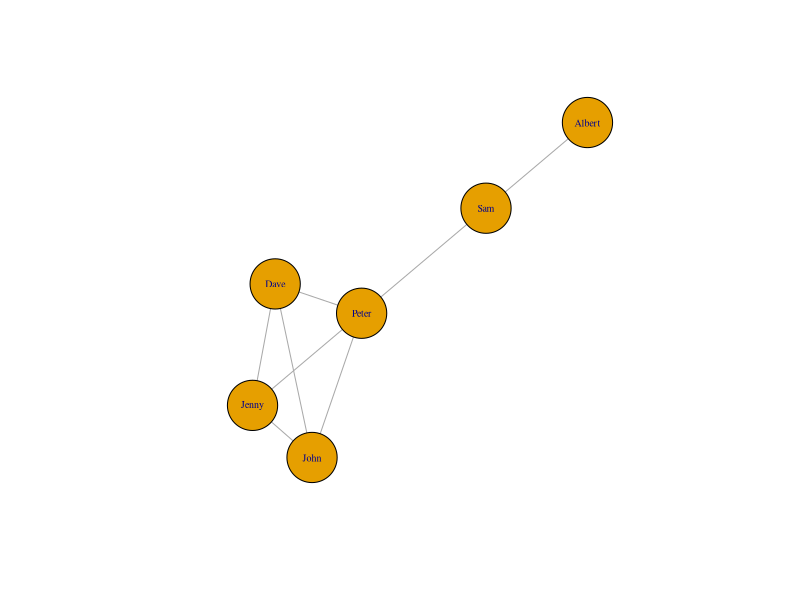
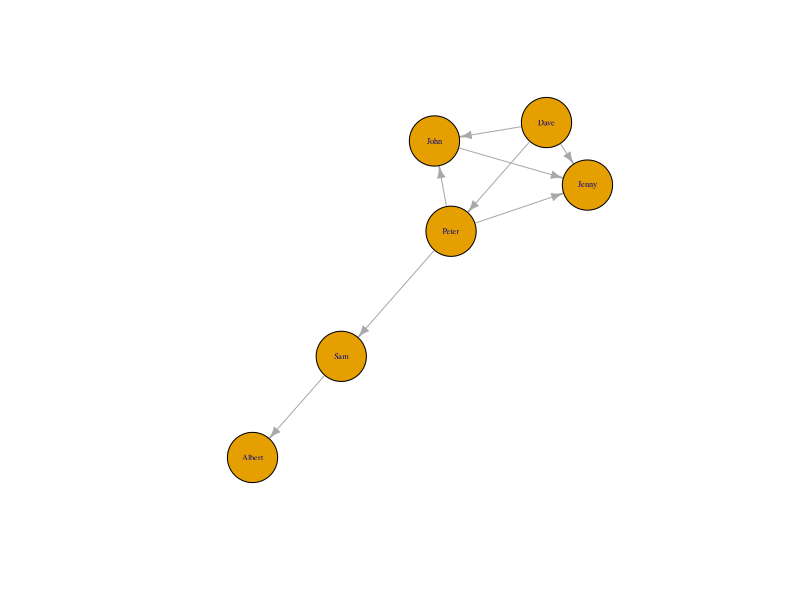
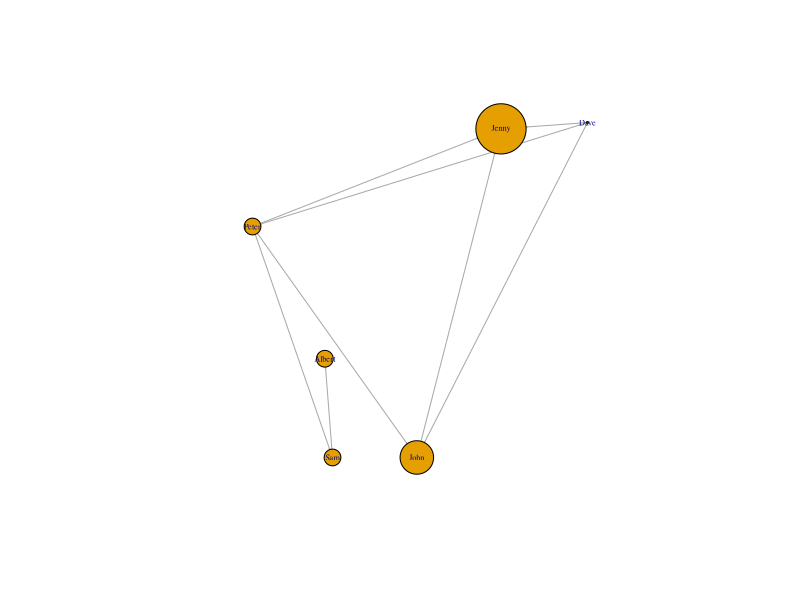
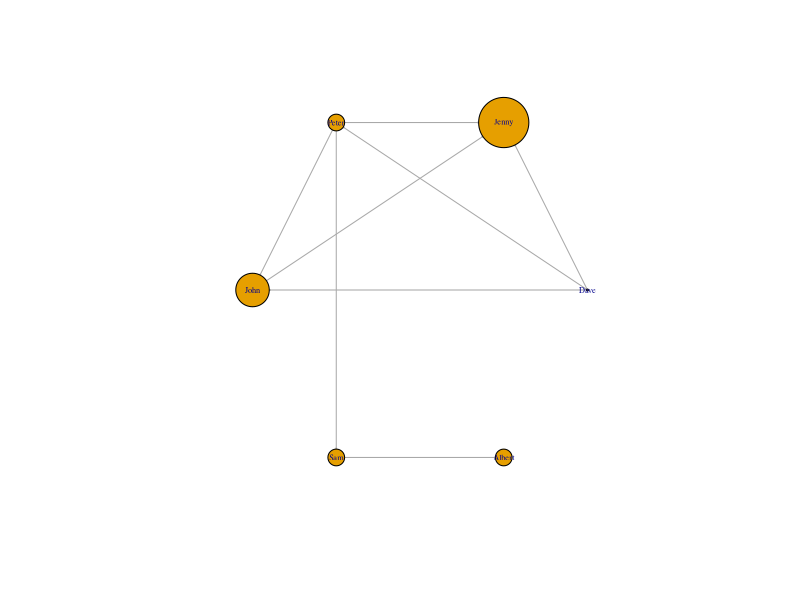
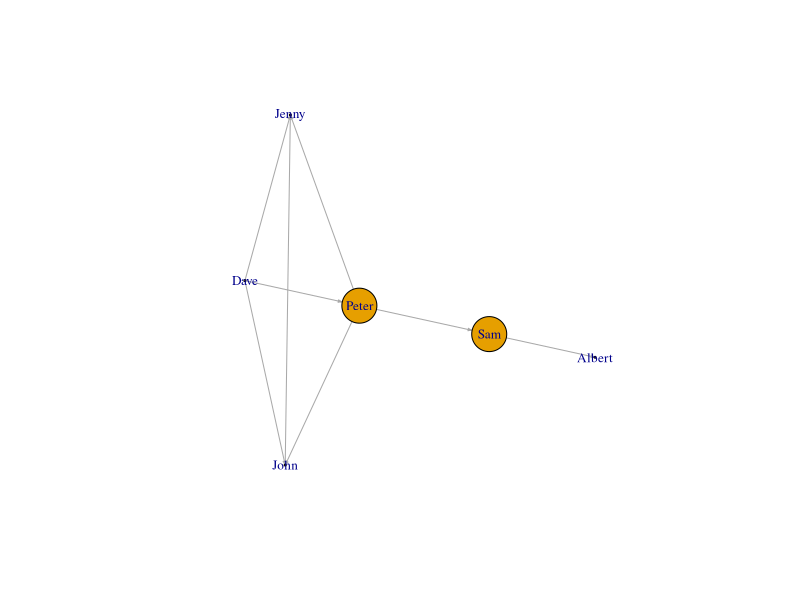

Write R code to recreate these figures, in order.
install.packages("igraph") 
library(igraph)
edges <- rbind(c("Dave","Jenny"),c("Peter","Jenny"),c("John","Jenny"),
               c("Dave","Peter"),c("Dave","John"),c("Peter","Sam"),
               c("Sam","Albert"),c("Peter","John"))


###### undirected graph 
ug<-graph.edgelist(edges,directed=FALSE)     
plot(ug,vertex.size=30,vertex.label.cex=0.6)  # plotting

E(ug) 
V(ug)

indeg<-degree(ug,mode="in")      
outdeg<-degree(ug,mode="out")    
totaldeg<-degree(ug,mode="all") 
indeg

x<-cbind(indeg,outdeg,totaldeg)
cor(x)                   #we get cor=1 becuase it is undirected so the three degree are just the same


####### directed graph
dg<-graph.edgelist(edges,directed=TRUE)   
plot(dg,vertex.size=30,vertex.label.cex=0.5
     ,edge.arrow.size=0.6)

indeg<-degree(dg,mode="in")
outdeg<-degree(dg,mode="out")
totaldeg<-degree(dg,mode="all")

x<-cbind(indeg,outdeg,totaldeg)
cor(x) 

V(dg)$indeg<-indeg*10

plot(dg,vertex.size=V(dg)$indeg,vertex.label.cex=0.5,edge.arrow.size=0.05,
     layout=layout.random)

plot(dg,vertex.size=V(dg)$indeg,vertex.label.cex=0.5,edge.arrow.size=0.05,
     layout=layout.circle)


######## Betweenness centrality

btw <- betweenness(dg,directed=TRUE)  
V(dg)$btw <- btw*10

plot(dg,vertex.size=V(dg)$btw,vertex.label.cex=0.8,edge.arrow.size=0.2)

x<-cbind(indeg,btw)
cor(x)


